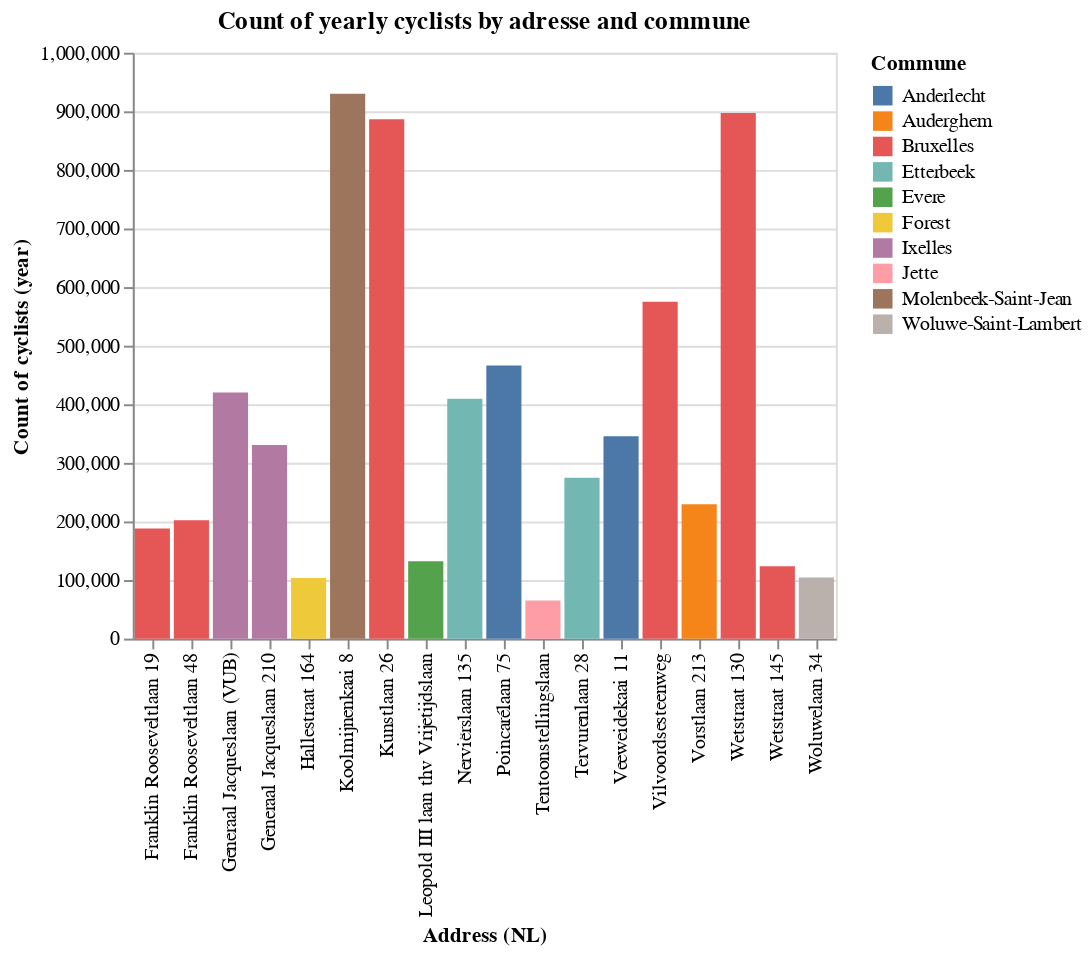

The notebook cell saved with this chart:
### Code cell
# Bar chart with legend and title
alt.Chart(df, title="Count of yearly cyclists by adresse and commune").mark_bar().encode(
    alt.X("adresse_nl").title("Address (NL)"),
    alt.Y("data_year_cnt").title("Count of cyclists (year)"),
    color=alt.Color("commune").title("Commune")
)

### Figure 1 — Vega-Lite specification as saved in the notebook (floating-point values rounded to 4 significant figures)
{"config": {"view": {"continuousWidth": 300, "continuousHeight": 300}}, "data": {"name": "data-3abaeb0811a682c7978d8aa94abc04d6"}, "mark": {"type": "bar"}, "encoding": {"color": {"field": "commune", "title": "Commune", "type": "nominal"}, "x": {"field": "adresse_nl", "title": "Address (NL)", "type": "nominal"}, "y": {"field": "data_year_cnt", "title": "Count of cyclists (year)", "type": "quantitative"}}, "title": "Count of yearly cyclists by adresse and commune", "$schema": "https://vega.github.io/schema/vega-lite/v5.20.1.json", "datasets": {"data-3abaeb0811a682c7978d8aa94abc04d6": [{"id": "device.CB1599", "feature": "CB1599", "active": "Active", "requestdate": "2025-07-01T13:15:01+00:00", "data_cnt_time": "2025-07-01T13:14:01+00:00", "data_hour_cnt": 13, "data_day_cnt": 918, "data_year_cnt": 202227, "adresse_fr": "Avenue Franklin Rooseveltlaan 48", "adresse_nl": "Franklin Rooseveltlaan 48", "code_postal": 1000, "commune": "Bruxelles", "gemeente": "Brussel", "lane_schema": "https://data.mobility.brussels/media/-", "picture_1": "https://data.mobility.brussels/media/-", "google_maps": "https://www.google.com/maps/search/?api=1&query=50.81240800253699%2C4.379253995899753", "google_street_view": "https://www.google.com/maps/@?api=1&map_action=pano&viewpoint=50.81240800253699%2C4.379253995899753", "geo_point_2d": {"lon": 4.379, "lat": 50.81}}, {"id": "device.CEK18", "feature": "CEK18", "active": "Active", "requestdate": "2025-07-01T13:15:09+00:00", "data_cnt_time": "2025-07-01T13:15:02+00:00", "data_hour_cnt": 11, "data_day_cnt": 1788, "data_year_cnt": 274755, "adresse_fr": "Avenue de Tervueren 28", "adresse_nl": "Tervurenlaan 28", "code_postal": 1040, "commune": "Etterbeek", "gemeente": "Etterbeek", "lane_schema": "https://data.mobility.brussels/media/bike/count/CEK18_2b5bdc3c-dc0c-4177-9a0b-870092700400.png", "picture_1": "https://data.mobility.brussels/media/bike/count/CEK18_5327032b-d3a1-4a9f-9029-3e40a789d27c.jpg", "google_maps": "https://www.google.com/maps/search/?api=1&query=50.83920000253155%2C4.400258995897405", "google_street_view": "https://www.google.com/maps/@?api=1&map_action=pano&viewpoint=50.83920000253155%2C4.400258995897405", "geo_point_2d": {"lon": 4.4, "lat": 50.84}}, {"id": "device.CEV011", "feature": "CEV011", "active": "Active", "requestdate": "2025-07-01T13:15:23+00:00", "data_cnt_time": "2025-07-01T13:15:02+00:00", "data_hour_cnt": 8, "data_day_cnt": 758, "data_year_cnt": 132267, "adresse_fr": "Avenue Léopold III / Avenue des Loisirs", "adresse_nl": "Leopold III laan thv Vrijetijdslaan", "code_postal": 1140, "commune": "Evere", "gemeente": "Evere", "lane_schema": "https://data.mobility.brussels/media/bike/count/CEV011_8e833f48-e4b2-4407-988c-13dded674594.png", "picture_1": "https://data.mobility.brussels/media/bike/count/CEV011_649dcdfd-ba82-4668-a358-2814f8df83c1.jpg", "google_maps": "https://www.google.com/maps/search/?api=1&query=50.86692100252375%2C4.402934995899683", "google_street_view": "https://www.google.com/maps/@?api=1&map_action=pano&viewpoint=50.86692100252375%2C4.402934995899683", "geo_point_2d": {"lon": 4.403, "lat": 50.87}}, {"id": "device.CVT387", "feature": "CVT387", "active": "Active", "requestdate": "2025-07-01T13:15:26+00:00", "data_cnt_time": "2025-07-01T13:15:02+00:00", "data_hour_cnt": 16, "data_day_cnt": 532, "data_year_cnt": 103651, "adresse_fr": "rue de Hal 164", "adresse_nl": "Hallestraat 164", "code_postal": 1190, "commune": "Forest", "gemeente": "Vorst", "lane_schema": "https://data.mobility.brussels/media/bike/count/CVT387_ddf46b8d-ddf3-4c6e-9541-e5cd6f5d9a41.png", "picture_1": "https://data.mobility.brussels/media/bike/count/CVT387_e9fd4bd2-9103-4d07-bcad-40b3020496fe.jpg", "google_maps": "https://www.google.com/maps/search/?api=1&query=50.805366002531436%2C4.311588995915708", "google_street_view": "https://www.google.com/maps/@?api=1&map_action=pano&viewpoint=50.805366002531436%2C4.311588995915708", "geo_point_2d": {"lon": 4.312, "lat": 50.81}}, {"id": "device.CLW239", "feature": "CLW239", "active": "Active", "requestdate": "2025-07-01T13:15:28+00:00", "data_cnt_time": "2025-07-01T13:15:02+00:00", "data_hour_cnt": 16, "data_day_cnt": 412, "data_year_cnt": 104177, "adresse_fr": "Boulevard de la Woluwe 34", "adresse_nl": "Woluwelaan 34", "code_postal": 1200, "commune": "Woluwe-Saint-Lambert", "gemeente": "Sint-Lambrechts-Woluwe", "lane_schema": "https://data.mobility.brussels/media/-", "picture_1": "https://data.mobility.brussels/media/-", "google_maps": "https://www.google.com/maps/search/?api=1&query=50.83799800253579%2C4.4348299958887285", "google_street_view": "https://www.google.com/maps/@?api=1&map_action=pano&viewpoint=50.83799800253579%2C4.4348299958887285", "geo_point_2d": {"lon": 4.435, "lat": 50.84}}, {"id": "device.CB1101", "feature": "CB1101", "active": "Active", "requestdate": "2025-07-01T13:15:29+00:00", "data_cnt_time": "2025-07-01T13:15:02+00:00", "data_hour_cnt": 68, "data_day_cnt": 4173, "data_year_cnt": 886406, "adresse_fr": "Avenue des Arts 26", "adresse_nl": "Kunstlaan 26", "code_postal": 1000, "commune": "Bruxelles", "gemeente": "Brussel", "lane_schema": "https://data.mobility.brussels/media/bike/count/CB1101_575ec0a4-a691-43b4-858c-e0a2523d4570.png", "picture_1": "https://data.mobility.brussels/media/bike/count/CB1101_fa41fd2a-aa89-46e0-8b79-f345b7fb0df9.jpg", "google_maps": "https://www.google.com/maps/search/?api=1&query=50.84534100252618%2C4.36858299590588", "google_street_view": "https://www.google.com/maps/@?api=1&map_action=pano&viewpoint=50.84534100252618%2C4.36858299590588", "geo_point_2d": {"lon": 4.369, "lat": 50.85}}, {"id": "device.CEK31", "feature": "CEK31", "active": "Active", "requestdate": "2025-07-01T13:15:07+00:00", "data_cnt_time": "2025-07-01T13:15:02+00:00", "data_hour_cnt": 21, "data_day_cnt": 2038, "data_year_cnt": 409451, "adresse_fr": "Avenue des Nerviens 135", "adresse_nl": "Nerviërslaan 135", "code_postal": 1040, "commune": "Etterbeek", "gemeente": "Etterbeek", "lane_schema": "https://data.mobility.brussels/media/bike/count/CEK31_56d3d5af-5ef9-4dfe-99da-da3ed9120beb.png", "picture_1": "https://data.mobility.brussels/media/bike/count/CEK31_307dd928-9e37-4e00-9a92-38c81d0471d7.jpg", "google_maps": "https://www.google.com/maps/search/?api=1&query=50.83818200253104%2C4.393037995899081", "google_street_view": "https://www.google.com/maps/@?api=1&map_action=pano&viewpoint=50.83818200253104%2C4.393037995899081", "geo_point_2d": {"lon": 4.393, "lat": 50.84}}, {"id": "device.CB2105", "feature": "CB2105", "active": "Active", "requestdate": "2025-07-01T13:15:17+00:00", "data_cnt_time": "2025-07-01T13:15:02+00:00", "data_hour_cnt": 48, "data_day_cnt": 1647, "data_year_cnt": 465986, "adresse_fr": "Boulevard Poincaré 75", "adresse_nl": "Poincarélaan 75", "code_postal": 1070, "commune": "Anderlecht", "gemeente": "Anderlecht", "lane_schema": "https://data.mobility.brussels/media/bike/count/CB2105_2a8aa9ff-bf28-45ba-993f-b56655057837.png", "picture_1": "https://data.mobility.brussels/media/bike/count/CB2105_b58c98f8-9d29-4b06-89fd-32eff6324e52.jpg", "google_maps": "https://www.google.com/maps/search/?api=1&query=50.84048000252439%2C4.340009995912418", "google_street_view": "https://www.google.com/maps/@?api=1&map_action=pano&viewpoint=50.84048000252439%2C4.340009995912418", "geo_point_2d": {"lon": 4.34, "lat": 50.84}}, {"id": "device.COM205", "feature": "COM205", "active": "Active", "requestdate": "2025-07-01T13:15:24+00:00", "data_cnt_time": "2025-07-01T13:15:02+00:00", "data_hour_cnt": 22, "data_day_cnt": 788, "data_year_cnt": 229223, "adresse_fr": "Boulevard du Souverain 213", "adresse_nl": "Vorstlaan 213", "code_postal": 1160, "commune": "Auderghem", "gemeente": "Oudergem", "lane_schema": "https://data.mobility.brussels/media/bike/count/COM205_9e247756-9a71-428e-b012-cf6d5e29d16e.png", "picture_1": "https://data.mobility.brussels/media/bike/count/COM205_b5315ecf-cf48-4cf9-8cee-50b7a9a5eaee.jpg", "google_maps": "https://www.google.com/maps/search/?api=1&query=50.82029000254048%2C4.430120995888016", "google_street_view": "https://www.google.com/maps/@?api=1&map_action=pano&viewpoint=50.82029000254048%2C4.430120995888016", "geo_point_2d": {"lon": 4.43, "lat": 50.82}}, {"id": "device.CAT17", "feature": "CAT17", "active": "Active", "requestdate": "2025-07-01T13:15:15+00:00", "data_cnt_time": "2025-07-01T13:15:02+00:00", "data_hour_cnt": 46, "data_day_cnt": 1436, "data_year_cnt": 345431, "adresse_fr": "Quai de Veeweyde 11", "adresse_nl": "Veeweidekaai 11", "code_postal": 1070, "commune": "Anderlecht", "gemeente": "Anderlecht", "lane_schema": "https://data.mobility.brussels/media/bike/count/CAT17_6b8e7a01-cc38-4d06-9a4d-3d4ece53a578.png", "picture_1": "https://data.mobility.brussels/media/bike/count/CAT17_517a19f8-a282-4477-9375-fdbb513d4242.jpg", "google_maps": "https://www.google.com/maps/search/?api=1&query=50.820621002525904%2C4.301991995919691", "google_street_view": "https://www.google.com/maps/@?api=1&map_action=pano&viewpoint=50.820621002525904%2C4.301991995919691", "geo_point_2d": {"lon": 4.302, "lat": 50.82}}, {"id": "device.CB1142", "feature": "CB1142", "active": "Active", "requestdate": "2025-07-01T13:15:31+00:00", "data_cnt_time": "2025-07-01T13:15:02+00:00", "data_hour_cnt": 79, "data_day_cnt": 5081, "data_year_cnt": 897231, "adresse_fr": "Rue de la Loi 130", "adresse_nl": "Wetstraat 130", "code_postal": 1000, "commune": "Bruxelles", "gemeente": "Brussel", "lane_schema": "https://data.mobility.brussels/media/bike/count/CB1142_1575865b-d1a2-44a4-8368-a761ababe645.png", "picture_1": "https://data.mobility.brussels/media/bike/count/CB1142_bab13180-fa9e-4798-84ad-4ef56e1771e2.jpg", "google_maps": "https://www.google.com/maps/search/?api=1&query=50.843570002527876%2C4.378737995903186", "google_street_view": "https://www.google.com/maps/@?api=1&map_action=pano&viewpoint=50.843570002527876%2C4.378737995903186", "geo_point_2d": {"lon": 4.379, "lat": 50.84}}, {"id": "device.CB1143", "feature": "CB1143", "active": "Active", "requestdate": "2025-07-01T13:15:34+00:00", "data_cnt_time": "2025-07-01T13:15:02+00:00", "data_hour_cnt": 0, "data_day_cnt": 1, "data_year_cnt": 123685, "adresse_fr": "Rue de la Loi 145", "adresse_nl": "Wetstraat 145", "code_postal": 1000, "commune": "Bruxelles", "gemeente": "Brussel", "lane_schema": "https://data.mobility.brussels/media/bike/count/CB1143_6219453d-0939-42e1-a89a-d9dbca049241.png", "picture_1": "https://data.mobility.brussels/media/bike/count/CB1143_8d3dad6e-7079-4b98-b4fa-724e55348f2f.jpg", "google_maps": "https://www.google.com/maps/search/?api=1&query=50.84337000252792%2C4.378813995903146", "google_street_view": "https://www.google.com/maps/@?api=1&map_action=pano&viewpoint=50.84337000252792%2C4.378813995903146", "geo_point_2d": {"lon": 4.379, "lat": 50.84}}, {"id": "device.CEE016", "feature": "CEE016", "active": "Active", "requestdate": "2025-07-01T13:15:11+00:00", "data_cnt_time": "2025-07-01T13:15:02+00:00", "data_hour_cnt": 24, "data_day_cnt": 1053, "data_year_cnt": 330631, "adresse_fr": "Avenue Général Jacques 210", "adresse_nl": "Generaal Jacqueslaan 210", "code_postal": 1050, "commune": "Ixelles", "gemeente": "Elsene", "lane_schema": "https://data.mobility.brussels/media/bike/count/CEE016_b88fd8d3-3dc9-447f-984f-c367c5dde2db.png", "picture_1": "https://data.mobility.brussels/media/-", "google_maps": "https://www.google.com/maps/search/?api=1&query=50.82137600253522%2C4.386718995898861", "google_street_view": "https://www.google.com/maps/@?api=1&map_action=pano&viewpoint=50.82137600253522%2C4.386718995898861", "geo_point_2d": {"lon": 4.387, "lat": 50.82}}, {"id": "device.CJE181", "feature": "CJE181", "active": "Active", "requestdate": "2025-07-01T13:15:21+00:00", "data_cnt_time": "2025-07-01T13:15:02+00:00", "data_hour_cnt": 2, "data_day_cnt": 168, "data_year_cnt": 65277, "adresse_fr": "Avenue de l'Exposition", "adresse_nl": "Tentoonstellingslaan", "code_postal": 1090, "commune": "Jette", "gemeente": "Jette", "lane_schema": "https://data.mobility.brussels/media/bike/count/CJE181_a2d4d7bb-c949-4a52-8519-00bef7ccd4c6.png", "picture_1": "https://data.mobility.brussels/media/-", "google_maps": "https://www.google.com/maps/search/?api=1&query=50.88029700251005%2C4.315713995922622", "google_street_view": "https://www.google.com/maps/@?api=1&map_action=pano&viewpoint=50.88029700251005%2C4.315713995922622", "geo_point_2d": {"lon": 4.316, "lat": 50.88}}, {"id": "device.CB1699", "feature": "CB1699", "active": "Active", "requestdate": "2025-07-01T13:15:32+00:00", "data_cnt_time": "2025-07-01T13:15:02+00:00", "data_hour_cnt": 19, "data_day_cnt": 712, "data_year_cnt": 188085, "adresse_fr": "Avenue Franklin Roosevelt 19", "adresse_nl": "Franklin Rooseveltlaan 19", "code_postal": 1000, "commune": "Bruxelles", "gemeente": "Brussel", "lane_schema": "https://data.mobility.brussels/media/bike/count/CB1699_1c7fe9e3-164b-417d-af8b-3cc4cf6cf6dd.png", "picture_1": "https://data.mobility.brussels/media/bike/count/CB1699_9035bcd8-253a-46f3-9284-8fe6ca760f5c.jpg", "google_maps": "https://www.google.com/maps/search/?api=1&query=50.81228000253699%2C4.378799995899851", "google_street_view": "https://www.google.com/maps/@?api=1&map_action=pano&viewpoint=50.81228000253699%2C4.378799995899851", "geo_point_2d": {"lon": 4.379, "lat": 50.81}}, {"id": "device.CB02411", "feature": "CB02411", "active": "Active", "requestdate": "2025-07-01T13:15:05+00:00", "data_cnt_time": "2025-07-01T13:15:02+00:00", "data_hour_cnt": 70, "data_day_cnt": 2725, "data_year_cnt": 574851, "adresse_fr": "Chaussée de Vilvorde", "adresse_nl": "Vilvoordsesteenweg", "code_postal": 1020, "commune": "Bruxelles", "gemeente": "Brussel", "lane_schema": "https://data.mobility.brussels/media/bike/count/CB02411_d048e4a0-ab43-4b42-af71-90492a9003b4.png", "picture_1": "https://data.mobility.brussels/media/bike/count/CB02411_aa4aea5f-7f45-46c1-a4d8-3c7583cd7182.jpg", "google_maps": "https://www.google.com/maps/search/?api=1&query=50.88185000251615%2C4.373960995908418", "google_street_view": "https://www.google.com/maps/@?api=1&map_action=pano&viewpoint=50.88185000251615%2C4.373960995908418", "geo_point_2d": {"lon": 4.374, "lat": 50.88}}, {"id": "device.CEK049", "feature": "CEK049", "active": "Active", "requestdate": "2025-07-01T13:15:14+00:00", "data_cnt_time": "2025-07-01T13:15:02+00:00", "data_hour_cnt": 30, "data_day_cnt": 1650, "data_year_cnt": 420005, "adresse_fr": "Boulevard Général Jacques (VUB)", "adresse_nl": "Generaal Jacqueslaan (VUB)", "code_postal": 1050, "commune": "Ixelles", "gemeente": "Elsene", "lane_schema": "https://data.mobility.brussels/media/bike/count/CEK049_88f8d1cb-6353-478c-b9bc-4f94acc5af24.png", "picture_1": "https://data.mobility.brussels/media/bike/count/CEK049_147fb09f-e7b3-4bf7-90f8-e486685b90ed.jpg", "google_maps": "https://www.google.com/maps/search/?api=1&query=50.82448000253513%2C4.393892995897416", "google_street_view": "https://www.google.com/maps/@?api=1&map_action=pano&viewpoint=50.82448000253513%2C4.393892995897416", "geo_point_2d": {"lon": 4.394, "lat": 50.82}}, {"id": "device.CJM90", "feature": "CJM90", "active": "Active", "requestdate": "2025-07-01T13:15:19+00:00", "data_cnt_time": "2025-07-01T13:15:02+00:00", "data_hour_cnt": 61, "data_day_cnt": 3183, "data_year_cnt": 930034, "adresse_fr": "Quai des Charbonnages 8", "adresse_nl": "Koolmijnenkaai 8", "code_postal": 1080, "commune": "Molenbeek-Saint-Jean", "gemeente": "Sint-Jans-Molenbeek", "lane_schema": "https://data.mobility.brussels/media/bike/count/CJM90_8c884c9c-16ca-4e68-b132-6e24c188919a.png", "picture_1": "https://data.mobility.brussels/media/bike/count/CJM90_b0f210c6-ad1c-4f87-8703-a73b84d6bb00.jpg", "google_maps": "https://www.google.com/maps/search/?api=1&query=50.8536300025207%2C4.341239995913506", "google_street_view": "https://www.google.com/maps/@?api=1&map_action=pano&viewpoint=50.8536300025207%2C4.341239995913506", "geo_point_2d": {"lon": 4.341, "lat": 50.85}}]}}
